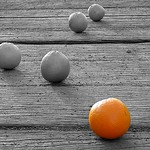
#> input picture OrangeAI/Image/Orange/1090588866.jpg, 150 x 150 px
$ python gen_data_augmented.py
#> lines starting #> are read from the running program, lines starting #| are printed output that depends on the picture
from PIL import Image
import os, glob
import numpy as np
from sklearn import model_selection

classes = ["Orange", "OrangeTree"]
num_classes = len(classes)
image_size = 50
num_testdata = 100

# 画像の読み込み
X_train = []
X_test =[]
Y_train = []
Y_test = []

for index, classlabel in enumerate(classes):
    photos_dir = "./Image/" + classlabel
    files = glob.glob(photos_dir + "/*.jpg")

    for i, file in enumerate(files):
        if i >= 200: break
        image = Image.open(file)
#> image is the input picture: PIL image 150x150 RGB; mean R, G, B 128.3, 123, 119.2
        image = image.convert("RGB")
        image = image.resize((image_size, image_size))
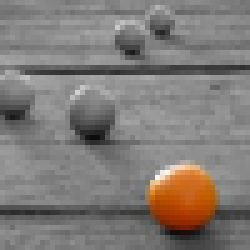
#> image: PIL image 50x50 RGB (shown 5 times larger); mean R, G, B 128.4, 123, 119.3
        data = np.asarray(image)

        if i < num_testdata:
            X_test.append(data)
            Y_test.append(index)
        else:
            X_train.append(data)
            Y_train.append(index)

            for angle in range(-20, 20, 5):
                #kaiten
                img_r = image.rotate(angle)
                data =  np.asarray(img_r)
                X_train.append(data)
                Y_train.append(index)

                #hanten
                img_trans = image.transpose(Image.FLIP_LEFT_RIGHT)
                data = np.asarray(img_trans)
                X_train.append(data)
                Y_train.append(index)

#X = np.array(X)
#Y = np.array(Y)

X_train = np.asarray(X_train)
X_test = np.asarray(X_test)
y_train = np.asarray(Y_train)
y_test = np.asarray(Y_test)


#X_train, X_test, y_train, y_test = model_selection.train_test_split(X, Y, test_size=0.20)
xy = (X_train, X_test, y_train, y_test)
#> (the run stopped early here; a loop or call above may not have finished)
